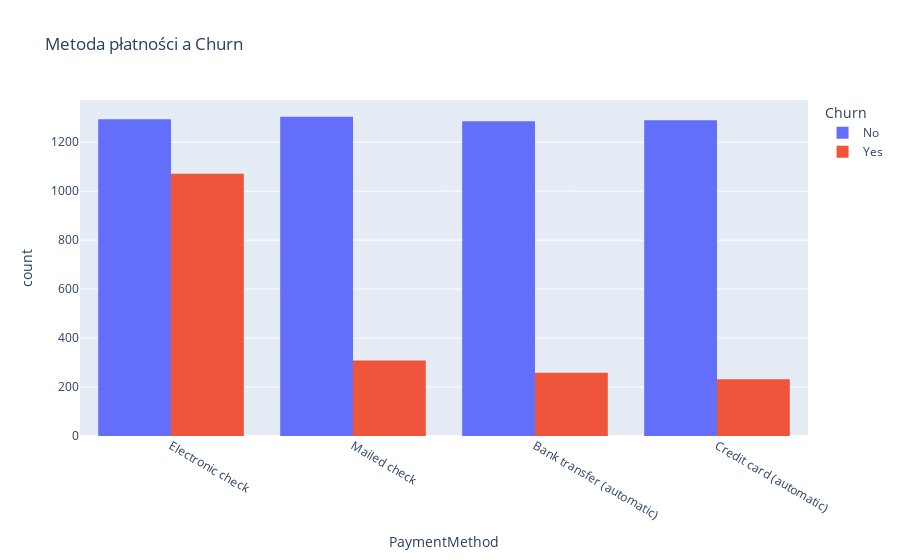

Notebook source saved alongside this figure:
### Code cell
fig = px.histogram(
    df,
    x="PaymentMethod",
    color="Churn",
    barmode="group",
    title="Metoda płatności a Churn"
)
fig.update_layout(xaxis_tickangle=30)
fig.show()

### Figure 1 — Plotly figure (JSON) as saved in the notebook; plotly's stock layout.template omitted (floating-point values rounded to 4 significant figures; data arrays with more than 128 entries replaced by an {"elided": "..."} marker saying what was removed)
{"data": [{"alignmentgroup": "True", "bingroup": "x", "hovertemplate": "Churn=No<br>PaymentMethod=%{x}<br>count=%{y}<extra></extra>", "legendgroup": "No", "marker": {"color": "#636efa", "pattern": {"shape": ""}}, "name": "No", "offsetgroup": "No", "orientation": "v", "showlegend": true, "type": "histogram", "x": {"elided": "5174 str values"}, "xaxis": "x", "yaxis": "y"}, {"alignmentgroup": "True", "bingroup": "x", "hovertemplate": "Churn=Yes<br>PaymentMethod=%{x}<br>count=%{y}<extra></extra>", "legendgroup": "Yes", "marker": {"color": "#EF553B", "pattern": {"shape": ""}}, "name": "Yes", "offsetgroup": "Yes", "orientation": "v", "showlegend": true, "type": "histogram", "x": {"elided": "1869 str values"}, "xaxis": "x", "yaxis": "y"}], "layout": {"barmode": "group", "legend": {"title": {"text": "Churn"}, "tracegroupgap": 0}, "title": {"text": "Metoda płatności a Churn"}, "xaxis": {"anchor": "y", "domain": [0, 1], "tickangle": 30, "title": {"text": "PaymentMethod"}}, "yaxis": {"anchor": "x", "domain": [0, 1], "title": {"text": "count"}}}}
